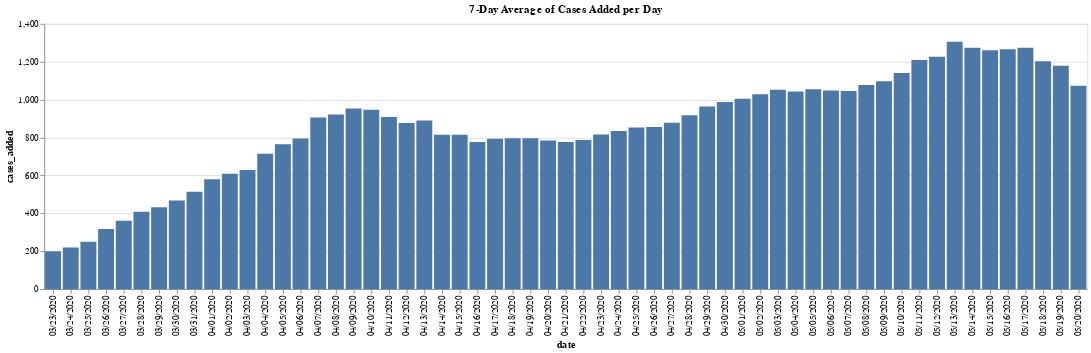

The cell this chart's notebook holds for it:
### Markdown cell above
4/5/20: The average number of new cases per day is doubling about once a week.

4/6/20: Less cases reported today, but is that because they don't do any testing on Sunday?

4/10/20: Will we be at ~1200 new cases per day on April 14th?

4/30/20: Gov. Abbott canceled the stay at home order on 4/27, starting 5/1.  Cases spike to 1033 today.

5/1/20: Cases continue to spike as the stay-at-home order has expired.

5/11/20: The Monday case numbers seem to be following a linear slope.  My guess at ~1000 cases for 5/11 panned out.  It ended up on the high end of what I was expecting, but case loads have all increased with the state being opened up.  I'm expecting to see at least a +200 spike in cases tomorrow.

5/12/20: We got our +200 spike.  At around ~1200 new cases today; I'm expected to see ~1200 new cases on 5/18.

### Code cell
# 7-day running average for Texas.

deltas = []
currdate = min_date + dt.timedelta(days = 3)
while currdate <= max_date + dt.timedelta(days=-3):
    week_total = 0
    for n in range(-3, 4):
        thisdate = currdate + dt.timedelta(days=n)
        thisdate_text = datestamp(thisdate)
        
        prevdate = currdate + dt.timedelta(days=n-1)
        prevdate_text = datestamp(prevdate)
        
        this_num_cases = 0 if thisdate < min_date else df_num_cases.loc[(df_num_cases["date"] == thisdate_text)]["num_cases"].astype('int32').sum()
        prev_num_cases = 0 if prevdate < min_date else df_num_cases.loc[(df_num_cases["date"] == prevdate_text)]["num_cases"].astype('int32').sum()
        week_total += (this_num_cases - prev_num_cases)
    week_avg = week_total / 7
    
    currdate_text = datestamp(currdate)
    deltas.append({
        "date": currdate_text,
        "cases_added": week_avg
    })
    
    currdate = currdate + dt.timedelta(days=1)

df_deltas = pd.DataFrame(deltas)
#display(df_deltas)

total_cases = df_num_cases.loc[(df_num_cases["date"] == currdate_text)]["num_cases"].astype('int32').sum()

import altair as alt
display(alt.Chart(df_deltas, title=f"7-Day Average of Cases Added per Day").mark_bar().encode(
    x=alt.X('date', bin=False),
    y='cases_added'
))

### Figure 1 — Vega-Lite specification as saved in the notebook (floating-point values rounded to 4 significant figures)
{"config": {"view": {"continuousWidth": 400, "continuousHeight": 300}}, "data": {"name": "data-d35d0a2ff2bbd0c320895efafad1e656"}, "mark": "bar", "encoding": {"x": {"type": "nominal", "bin": false, "field": "date"}, "y": {"type": "quantitative", "field": "cases_added"}}, "title": "7-Day Average of Cases Added per Day", "$schema": "https://vega.github.io/schema/vega-lite/v4.0.2.json", "datasets": {"data-d35d0a2ff2bbd0c320895efafad1e656": [{"date": "03/23/2020", "cases_added": 199.4}, {"date": "03/24/2020", "cases_added": 219.6}, {"date": "03/25/2020", "cases_added": 249.7}, {"date": "03/26/2020", "cases_added": 316.9}, {"date": "03/27/2020", "cases_added": 360.7}, {"date": "03/28/2020", "cases_added": 408.0}, {"date": "03/29/2020", "cases_added": 431.9}, {"date": "03/30/2020", "cases_added": 467.6}, {"date": "03/31/2020", "cases_added": 514.1}, {"date": "04/01/2020", "cases_added": 579.7}, {"date": "04/02/2020", "cases_added": 608.6}, {"date": "04/03/2020", "cases_added": 628.4}, {"date": "04/04/2020", "cases_added": 713.7}, {"date": "04/05/2020", "cases_added": 765.1}, {"date": "04/06/2020", "cases_added": 794.4}, {"date": "04/07/2020", "cases_added": 905.9}, {"date": "04/08/2020", "cases_added": 921.6}, {"date": "04/09/2020", "cases_added": 953.1}, {"date": "04/10/2020", "cases_added": 947.1}, {"date": "04/11/2020", "cases_added": 908.9}, {"date": "04/12/2020", "cases_added": 877.0}, {"date": "04/13/2020", "cases_added": 889.3}, {"date": "04/14/2020", "cases_added": 814.3}, {"date": "04/15/2020", "cases_added": 814.1}, {"date": "04/16/2020", "cases_added": 777.0}, {"date": "04/17/2020", "cases_added": 793.1}, {"date": "04/18/2020", "cases_added": 796.0}, {"date": "04/19/2020", "cases_added": 796.7}, {"date": "04/20/2020", "cases_added": 784.1}, {"date": "04/21/2020", "cases_added": 776.4}, {"date": "04/22/2020", "cases_added": 787.6}, {"date": "04/23/2020", "cases_added": 815.4}, {"date": "04/24/2020", "cases_added": 834.1}, {"date": "04/25/2020", "cases_added": 853.6}, {"date": "04/26/2020", "cases_added": 855.0}, {"date": "04/27/2020", "cases_added": 877.6}, {"date": "04/28/2020", "cases_added": 917.6}, {"date": "04/29/2020", "cases_added": 964.1}, {"date": "04/30/2020", "cases_added": 988.1}, {"date": "05/01/2020", "cases_added": 1005.0}, {"date": "05/02/2020", "cases_added": 1028.0}, {"date": "05/03/2020", "cases_added": 1053.0}, {"date": "05/04/2020", "cases_added": 1043.0}, {"date": "05/05/2020", "cases_added": 1054.0}, {"date": "05/06/2020", "cases_added": 1048.0}, {"date": "05/07/2020", "cases_added": 1046.0}, {"date": "05/08/2020", "cases_added": 1077.0}, {"date": "05/09/2020", "cases_added": 1097.0}, {"date": "05/10/2020", "cases_added": 1140.0}, {"date": "05/11/2020", "cases_added": 1209.0}, {"date": "05/12/2020", "cases_added": 1227.0}, {"date": "05/13/2020", "cases_added": 1306.0}, {"date": "05/14/2020", "cases_added": 1274.0}, {"date": "05/15/2020", "cases_added": 1261.0}, {"date": "05/16/2020", "cases_added": 1266.0}, {"date": "05/17/2020", "cases_added": 1274.0}, {"date": "05/18/2020", "cases_added": 1202.0}, {"date": "05/19/2020", "cases_added": 1179.0}, {"date": "05/20/2020", "cases_added": 1073.0}]}}
